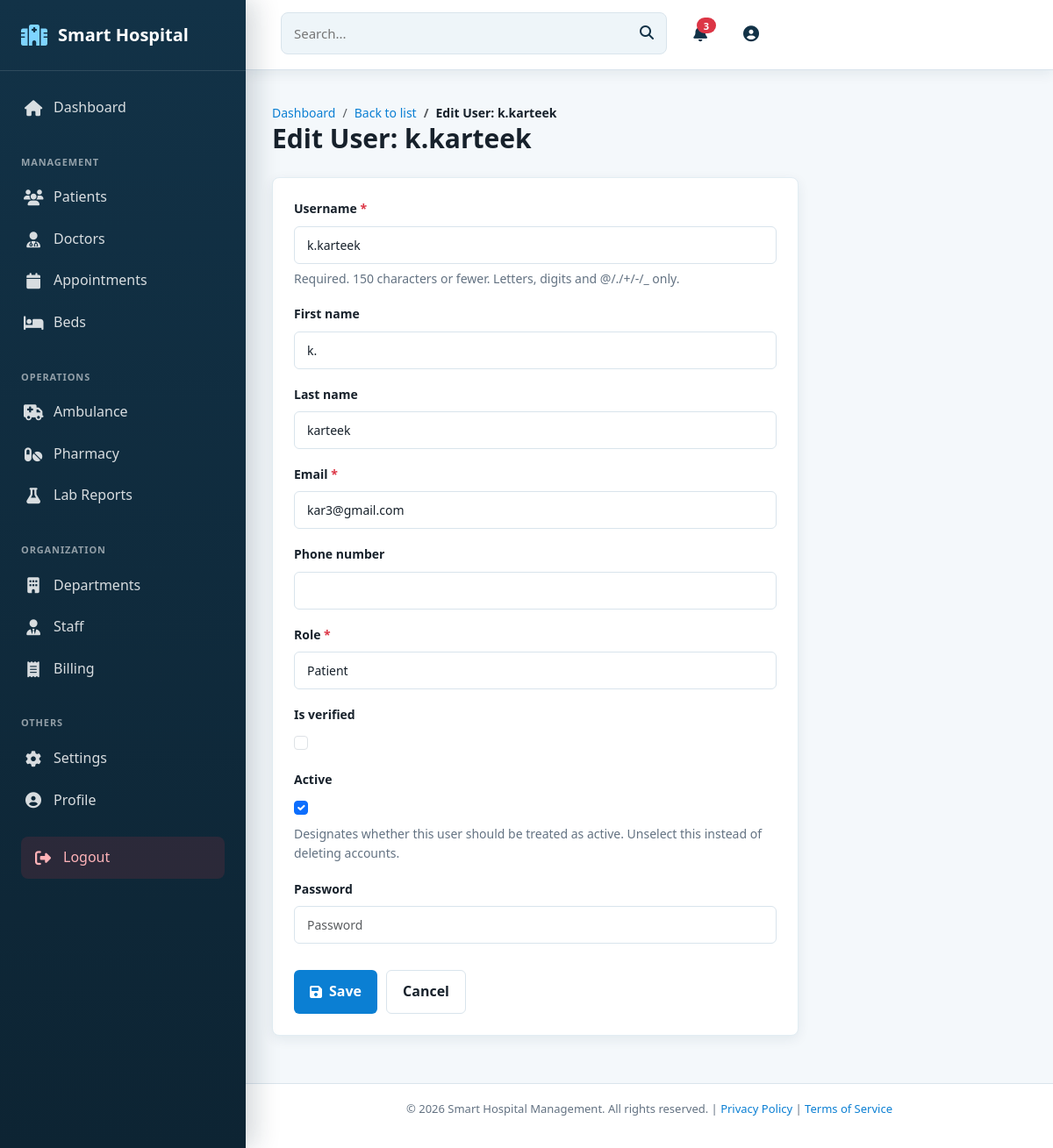
The page /accounts/users/2/edit/ (signed in) on the database as committed earlier.
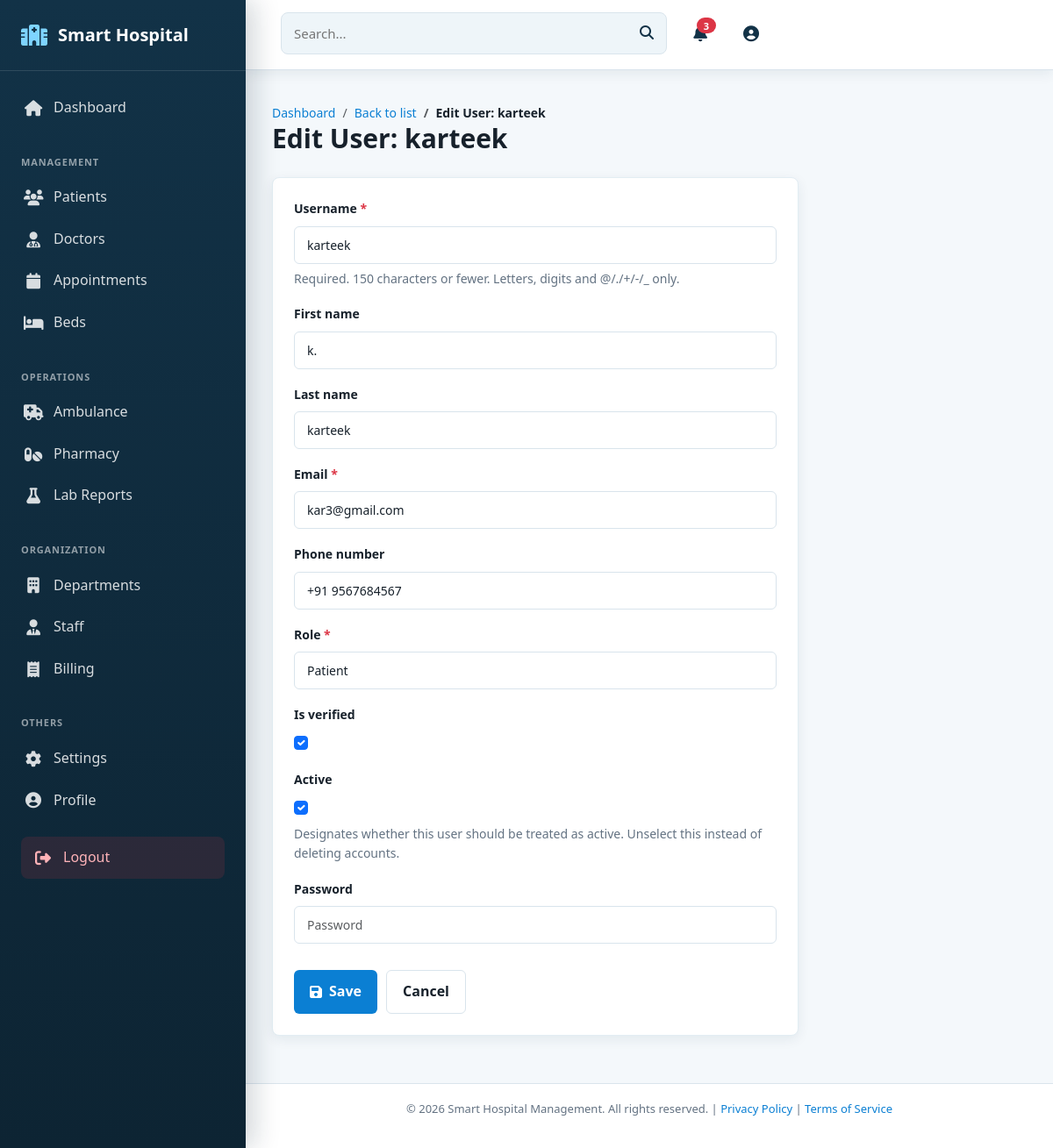
The same page on the database as committed later.
### accounts/models.py (models this page shows, shortened)
class User(AbstractUser):
    class Roles(models.TextChoices):
        SUPER_ADMIN = "SUPER_ADMIN", "Super Admin"
        PATIENT = "PATIENT", "Patient"
        DOCTOR = "DOCTOR", "Doctor"
        ADMIN = "ADMIN", "Admin"
        NURSE = "NURSE", "Nurse"
    email = models.EmailField(unique=True)
    role = models.CharField(max_length=30, choices=Roles.choices, default=Roles.PATIENT)
    phone_number = models.CharField(max_length=15, blank=True, null=True)
    profile_picture = models.ImageField(upload_to="profiles/", blank=True, null=True)
    is_verified = models.BooleanField(default=False)
    created_at = models.DateTimeField(auto_now_add=True)
    updated_at = models.DateTimeField(auto_now=True)

### accounts/views.py (the view)
# urls.py: path("users/<int:pk>/edit/", views.user_update, name="user_update"),
@login_required
def user_update(request, pk):
    if not (request.user.is_staff or request.user.is_superuser or request.user.is_admin_role()):
        return HttpResponseForbidden("You do not have permission to access this page.")
    user_obj = get_object_or_404(User, pk=pk)
    form = UserForm(request.POST or None, instance=user_obj)
    if request.method == "POST" and form.is_valid():
        form.save()
        messages.success(request, f"User {user_obj.username} updated successfully.")
        return redirect("accounts:user_list")
    return render(
        request,
        "accounts/user_form.html",
        {"form": form, "title": f"Edit User: {user_obj.username}"},
    )

### accounts/forms.py (shortened to what this page needs)
class UserForm(forms.ModelForm):
    password = forms.CharField(
        widget=forms.PasswordInput(
            attrs={"class": "form-control", "placeholder": "Password"}
        ),
        required=False,
    )
    class Meta:
        model = User
        fields = [
            "username",
            "first_name",
            "last_name",
            "email",
            "phone_number",
            "role",
            "is_verified",
            "is_active",
        ]
        widgets = {
            "username": forms.TextInput(attrs={"class": "form-control"}),
            "first_name": forms.TextInput(attrs={"class": "form-control"}),
            "last_name": forms.TextInput(attrs={"class": "form-control"}),
            "email": forms.EmailInput(attrs={"class": "form-control"}),
            "phone_number": forms.TextInput(attrs={"class": "form-control"}),
            "role": forms.Select(attrs={"class": "form-control"}),
            "is_verified": forms.CheckboxInput(attrs={"class": "form-check-input"}),
            "is_active": forms.CheckboxInput(attrs={"class": "form-check-input"}),
        }

### templates/accounts/user_form.html
{% extends 'management/form.html' %}
{% load static %}

### templates/management/form.html (shortened to what this page needs)
{% extends 'base.html' %}
{% load static %}
{% block content %}
<div class="page-header">
    <div>
        <nav aria-label="breadcrumb">
            <ol class="breadcrumb">
                <li class="breadcrumb-item"><a href="{% url 'home' %}">Dashboard</a></li>
                <li class="breadcrumb-item"><a href="{{ list_url }}">Back to list</a></li>
                <li class="breadcrumb-item active">{{ title }}</li>
            </ol>
        </nav>
        <h1 class="page-title">{{ title }}</h1>
    </div>
</div>
<form method="post" class="form-card" novalidate>
    {% for field in form %}
        <div class="form-group">
            <label class="form-label" for="{{ field.id_for_label }}">
                {{ field.label }}
                {% if field.field.required %}<span class="required">*</span>{% endif %}
            </label>
            {{ field }}
            {% if field.help_text %}
                <small class="form-text">{{ field.help_text }}</small>
            {% endif %}
        </div>
    {% endfor %}
    <div class="form-buttons">
        <button type="submit" class="btn-primary">
            <i class="fas fa-save"></i> Save
        </button>
        <a href="{{ list_url }}" class="btn-secondary">Cancel</a>
    </div>
</form>
{% endblock %}

Rows that differ between the two databases and show on the page:
changed User "karteek": username "k.karteek" → "karteek"; phone_number (not shown) → "+91 9567684567"; is_verified "☐" → "☑"
Other text that changed with them:
{{ title }}: "Edit User: k.karteek" → "Edit User: karteek"
